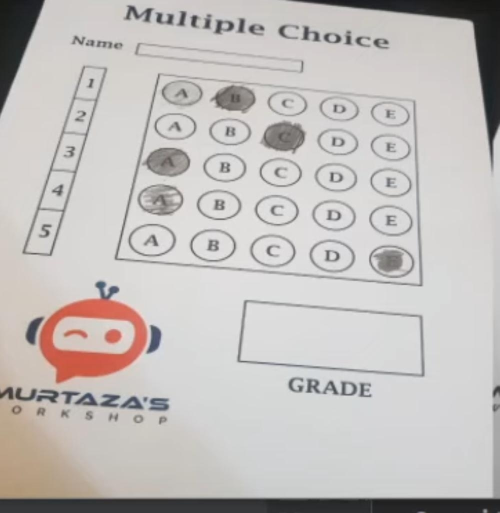
#> input picture test.jpg, 999 x 1026 px, found by its file name (shown at 1/2 size)
$ python OMR.py
#> lines starting #> are read from the running program, lines starting #| are printed output that depends on the picture; after the words box and inside, x2 and y2 are one past the last pixel; in counts of white or black regions, pixels touching at a corner belong together
### utlis.py


import cv2
import numpy as np
import matplotlib.pyplot as plt

def rectCountour(countours):
    rectCon = []
    for i in countours:
        area = cv2.contourArea(i)
        #print(area)
        if area>50:
            peri =cv2.arcLength(i , True)
            approx = cv2.approxPolyDP(i, 0.02*peri, True)
            #print("Corner Points " , len(approx))
            if len(approx) ==4:
                rectCon.append(i)
    #print(rectCon)
    rectCon = sorted(rectCon, key=cv2.contourArea, reverse=True)
    return rectCon


def getCornerPoints(cont):
    peri = cv2.arcLength(cont, True)
    approx = cv2.approxPolyDP(cont, 0.02 * peri, True)
    return approx

def reorder(myPoints):
    myPoints = myPoints.reshape((4, 2))
    myPointsNew = np.zeros((4,1,2), dtype=np.int32)
    add = myPoints.sum(1)
    myPointsNew[0] = myPoints[np.argmin(add)]
    myPointsNew[3] = myPoints[np.argmax(add)]
    diff = np.diff(myPoints, axis=1)
    myPointsNew[1] = myPoints[np.argmin(diff)]
    myPointsNew[2] = myPoints[np.argmax(diff)]
    return myPointsNew


def splitBoxes(img):
    rows = np.vsplit(img, 5)
    boxes = []

    for r in rows:
        cols = np.hsplit(r, 5)
        for box in cols:
            boxes.append(box)

            # ----------------------------
            # cv2.imshow() ka Matplotlib version
            # ----------------------------
            plt.imshow(box, cmap='gray') if len(box.shape) == 2 else plt.imshow(cv2.cvtColor(box, cv2.COLOR_BGR2RGB))
            plt.axis("off")
            plt.title("Splitted Box")
            plt.show()

    return boxes

def showAnswers(img , myIndex , grading , ans , questions , choices):
    secW = int(img.shape[1]/questions)
    secH = int(img.shape[0]/choices)

    for x in range (0, questions):
        myAns = myIndex[x]
        cX = (myAns*secW) + secW//2
        cY = (x*secH) + secH//2

        if grading[x] == 1:
            myColor = (0,255,0)
        else:
            myColor = (0,0,255)
            correctAns = ans[x]
            aX = (correctAns*secW) + secW//2
            aY = (x*secH) + secH//2
            cv2.circle(img , (aX , aY) , 20 , (0,255,0) , cv2.FILLED)


        cv2.circle(img , (cX , cY) , 50 , myColor , cv2.FILLED)

    return img

### OMR.py
import cv2
import numpy as np
import matplotlib.pyplot as plt
import utlis

img = cv2.imread(r"c:\OPTICAL_MARKS_RECOGNITION\test.jpg")
#> img is the input picture: shape (1026, 999, 3); mean B, G, R 188.6, 190.8, 194.6

widthImg = 700
heightImg = 700
questions=5
choices = 5
ans = [1,2,0,1,4]

img = cv2.resize(img, (widthImg, heightImg))
#> img: shape (700, 700, 3)
imgContour = img.copy()
imgBiggestContour = img.copy()
imgFinal = img.copy()
imgGray = cv2.cvtColor(img, cv2.COLOR_BGR2GRAY)
imgBlur = cv2.GaussianBlur(imgGray, (5,5), 1)
imgCanny = cv2.Canny(imgBlur, 10, 50)
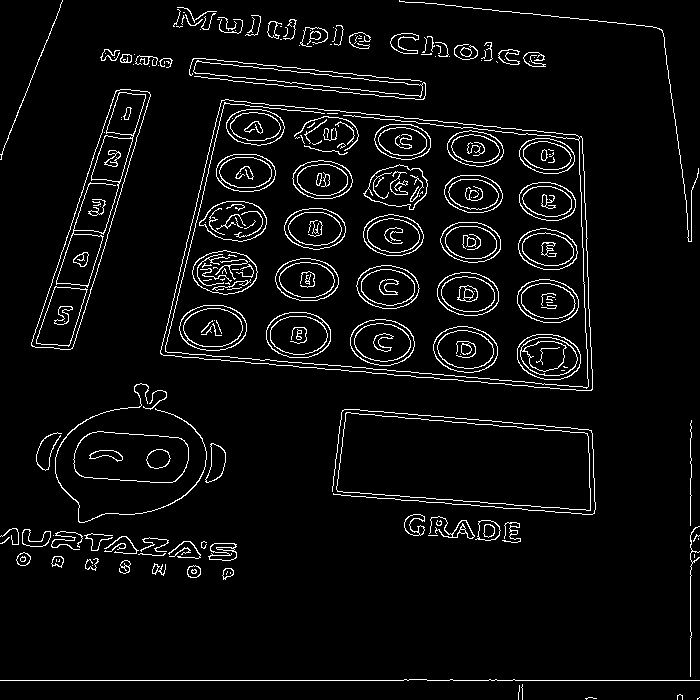
#> imgCanny: shape (700, 700); 5% white in thin lines or dots

countours , hierarchy = cv2.findContours(imgCanny, cv2.RETR_EXTERNAL, cv2.CHAIN_APPROX_NONE)
#> countours = 115 contours, 87 with area under 20; largest, box (x1, y1, x2, y2) and area: (160, 99, 593, 391) 102330, (336, 412, 591, 511) 19397, (31, 89, 151, 350) 10188, (73, 431, 189, 483) 4933, (193, 60, 426, 100) 2590
cv2.drawContours(imgContour, countours, -1, (0,255,0), 10)
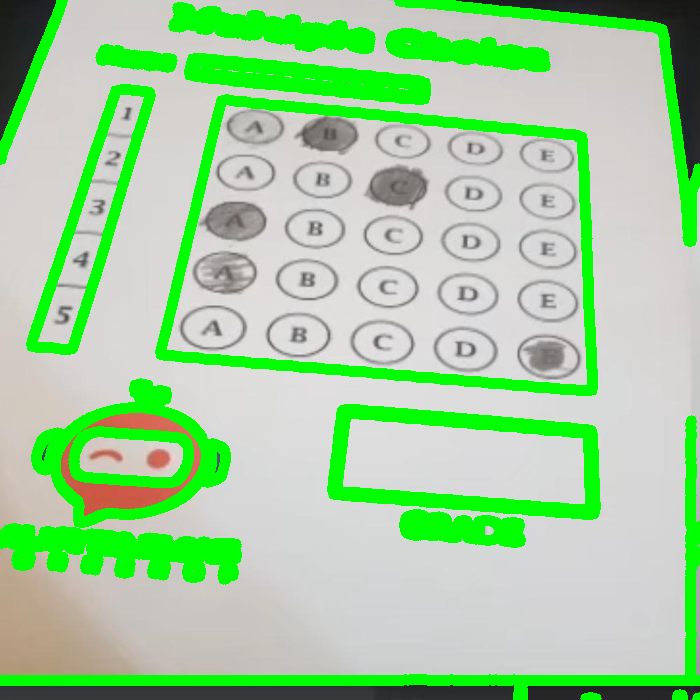
#> imgContour: shape (700, 700, 3); mean B, G, R 157.5, 206.8, 162.1
rectCon = utlis.rectCountour(countours)
#> the loop in rectCountour, `for i in countours:` made 115 passes
#> (area, peri, approx) on passes 43, 47, 48, 56: (19397, 672.4, [[345, 413], [337, 491], [590, 510], [587, 433]]), (102330, 1361, [[221, 100], [161, 354], [592, 389], [581, 136]]), (10187.5, 656.7, [[147, 91], [115, 91], [32, 346], [73, 346]]), (2590, 1022.5, [[193, 70], [425, 95]])
#> (area, peri) on passes 7, 8, 11, 13, 16, 18: (81, 38.97), (130.5, 44.38), (54.5, 76.18), (95.5, 42.38), (137, 44.63), (350.5, 129)
#> after the loop in rectCountour, `for i in countours:`: rectCon = 3 contours; box (x1, y1, x2, y2) and area: (160, 99, 593, 391) 102330, (336, 412, 591, 511) 19397, (31, 89, 151, 350) 10188
biggestContour = utlis.getCornerPoints(rectCon[0])
#> in getCornerPoints, `peri = cv2.arcLength(cont, True)`: peri = 1361
#> in getCornerPoints, `approx = cv2.approxPolyDP(cont, 0.02 * peri, True)`: approx = [[221, 100], [161, 354], [592, 389], [581, 136]]
#> biggestContour = [[221, 100], [161, 354], [592, 389], [581, 136]]
print(biggestContour)
#| [[[221 100]]
#|  [[161 354]]
#|  [[592 389]]
#|  [[581 136]]]
gradePoints = utlis.getCornerPoints(rectCon[1])
#> gradePoints = [[345, 413], [337, 491], [590, 510], [587, 433]]
print(gradePoints)
#| [[[345 413]]
#|  [[337 491]]
#|  [[590 510]]
#|  [[587 433]]]

if biggestContour.size!=0 and gradePoints.size!=0:
    cv2.drawContours(imgBiggestContour, biggestContour, -1, (255,0,0), 20)
    cv2.drawContours(imgBiggestContour, gradePoints, -1, (0,0,255), 20)
    biggestContour = utlis.reorder(biggestContour)
#> in reorder, `myPoints = myPoints.reshape((4, 2))`: myPoints = [[221, 100], [161, 354], [592, 389], [581, 136]]
#> in reorder, `add = myPoints.sum(1)`: add = [321, 515, 981, 717]
#> in reorder, `diff = np.diff(myPoints, axis=1)`: diff = [-121, 193, -203, -445]
#> biggestContour = [[221, 100], [581, 136], [161, 354], [592, 389]]
    gradePoints = utlis.reorder(gradePoints)
#> gradePoints = [[345, 413], [587, 433], [337, 491], [590, 510]]

    pt1 = np.float32(biggestContour)
#> pt1 = [[221, 100], [581, 136], [161, 354], [592, 389]]
    pt2 = np.float32([[0,0],[widthImg,0],[0,heightImg],[widthImg,heightImg]])
    matrix = cv2.getPerspectiveTransform(pt1, pt2)
#> matrix = [[1.93, 0.456, -472.4], [-0.337, 3.37, -262.3], [-0.000154, 0.000778, 1]]
    imgWarpColored = cv2.warpPerspective(img, matrix, (widthImg, heightImg))


    ptG1 = np.float32(gradePoints)
#> ptG1 = [[345, 413], [587, 433], [337, 491], [590, 510]]
    ptG2 = np.float32([[0,0],[325,0],[0,150],[325 , 150]])
    matrixG = cv2.getPerspectiveTransform(ptG1, ptG2)
#> matrixG = [[1.6, 0.164, -619.6], [-0.203, 2.45, -942.9], [-0.000176, 0.000703, 1]]
    imgGradeDisplay = cv2.warpPerspective(img, matrixG, (325, 150))


    imgWarpGray = cv2.cvtColor(imgWarpColored, cv2.COLOR_BGR2GRAY)
    imgThresh = cv2.threshold(imgWarpGray, 180, 255, cv2.THRESH_BINARY_INV)[1]
#> imgThresh: shape (700, 700); 24.2% white; 64 white regions (3 under 20 px), largest, box (x1, y1, x2, y2) and area: (0, 0, 700, 700) 11766, (292, 146, 407, 278) 11116, (149, 13, 269, 134) 10374

    boxes=utlis.splitBoxes(imgThresh)
#> in splitBoxes, `rows = np.vsplit(img, 5)`: rows = 5 items
#> the loop in splitBoxes, `for r in rows:` made 5 passes
#> after the loop in splitBoxes, `for r in rows:`:
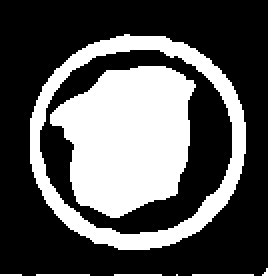
#> box: shape (140, 140) (shown 2 times larger); 38.2% white; 3 white regions, box (x1, y1, x2, y2) and area: (25, 33, 98, 109) 3938, (15, 17, 123, 125) 2339, (0, 0, 140, 140) 1209
#> after the loop in splitBoxes, `for r in rows:`: boxes = 25 items
#> boxes = 25 items
    #print(cv2.countNonZero(boxes[1]) , cv2.countNonZero(boxes[2]))

    myPixelVal = np.zeros((questions, choices))
    countC = 0
    countR=0

    for image in boxes:
        totalPixels = cv2.countNonZero(image)
        myPixelVal[countR][countC]= totalPixels
        countC +=1
        if (countC==choices):countC=0; countR+=1
#> this loop made 25 passes
#> totalPixels on passes 1 to 12: 6709, 11020, 3183, 3197, 3708, 4055, 3284, 11116, 3119, 3407, 10567, 3183
#> after the loop, countC = 0; countR = 5; myPixelVal = [[6709, 11020, 3183, 3197, 3708], [4055, 3284, 11116, 3119, 3407], [10567, 3183, 2758, 3031, 3615], [8249, 3055, 2678, 2951, 3773], [4347, 3580, 3205, 3538, 7486]]

    print(myPixelVal)
#| [[ 6709. 11020.  3183.  3197.  3708.]
#|  [ 4055.  3284. 11116.  3119.  3407.]
#|  [10567.  3183.  2758.  3031.  3615.]
#|  [ 8249.  3055.  2678.  2951.  3773.]
#|  [ 4347.  3580.  3205.  3538.  7486.]]

    myIndex = []
    for x in range (0, questions):
        arr = myPixelVal[x]
        myIndexVal = np.where(arr == np.amax(arr))
        myIndex.append(myIndexVal[0][0])
#> this loop made 5 passes
#> (arr, myIndexVal) on passes 1 to 5: ([6709, 11020, 3183, 3197, 3708], ([1],)), ([4055, 3284, 11116, 3119, 3407], ([2],)), ([10567, 3183, 2758, 3031, 3615], ([0],)), ([8249, 3055, 2678, 2951, 3773], ([0],)), ([4347, 3580, 3205, 3538, 7486], ([4],))
#> after the loop, myIndex = [1, 2, 0, 0, 4]

    print(myIndex)
#| [1, 2, 0, 0, 4]

    grading = []
    for x in range (0, questions):
        if myIndex[x] == ans[x]:
            grading.append(1)
        else:
            grading.append(0)
#> after the loop, grading = [1, 1, 1, 0, 1]

    print(grading)
#| [1, 1, 1, 0, 1]
    score = (sum(grading)/questions)*100
#> score = 80
    print(score)
#| 80.0


    imgResult = imgWarpColored.copy()
    imgResult = utlis.showAnswers(imgResult , myIndex , grading , ans , questions , choices)
#> the loop in showAnswers, `for x in range (0, questions):` made 5 passes
#> (myAns, cX) on passes 1 to 5: (1, 210), (2, 350), (0, 70), (0, 70), (4, 630)
#> after the loop in showAnswers, `for x in range (0, questions):`:
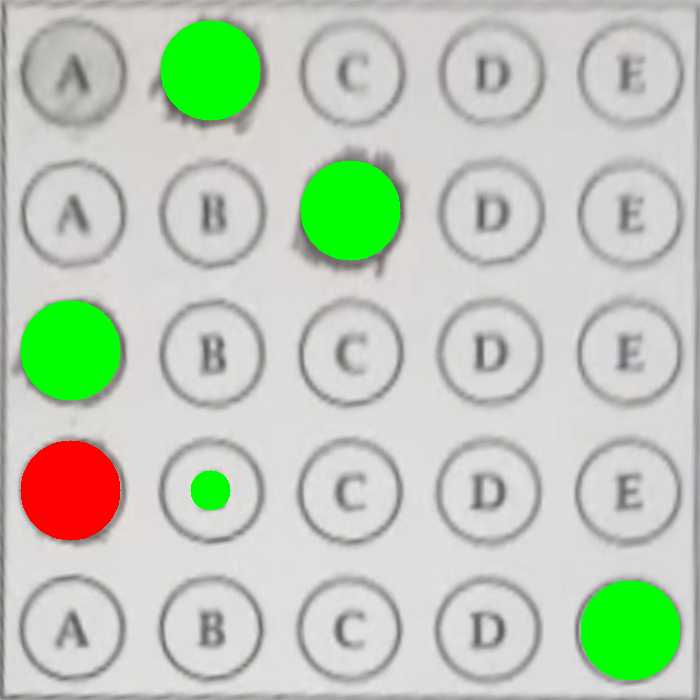
#> img: shape (700, 700, 3); mean B, G, R 184, 202.1, 190.3
    imRawDrawings = np.zeros_like(imgWarpColored)
    imRawDrawings = utlis.showAnswers(imRawDrawings , myIndex , grading , ans , questions , choices)
#> call 2 of showAnswers, with questions = 5, choices = 5
#> the loop in showAnswers (call 2), `for x in range (0, questions):` made 5 passes
#> after the loop in showAnswers (call 2), `for x in range (0, questions):`:
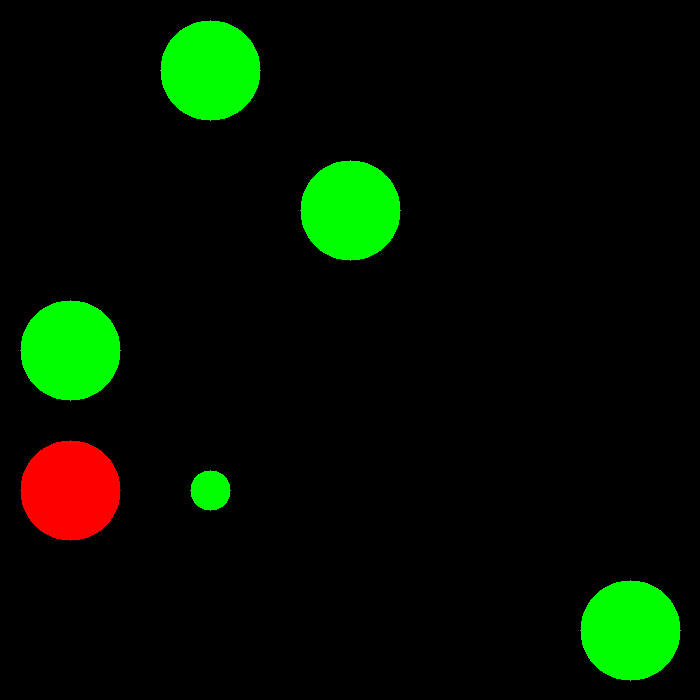
#> img: shape (700, 700, 3); mean B, G, R 0, 17, 4.1
    invMatrix = cv2.getPerspectiveTransform(pt2, pt1)
#> invMatrix = [[0.537, -0.124, 221], [0.0566, 0.279, 100], [3.83e-05, -0.000236, 1]]
    imgInvWarp = cv2.warpPerspective(imRawDrawings, invMatrix, (widthImg, heightImg))

    imgRawGrade=np.zeros_like(imgGradeDisplay)
    cv2.putText(imgRawGrade, str(int(score))+"%", (60,100), cv2.FONT_HERSHEY_COMPLEX ,3 , (0,255,0) , 3)
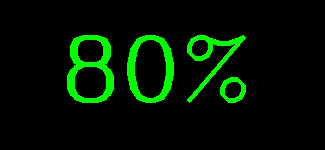
#> imgRawGrade: shape (150, 325, 3); mean of channels 0, 1, 2 0, 19.3, 0; drawn as B, G, R
    invMatrixG = cv2.getPerspectiveTransform(ptG2, ptG1)
#> invMatrixG = [[0.788, -0.152, 345], [0.0932, 0.377, 413], [7.32e-05, -0.000292, 1]]
    imgInvGradeDisplay = cv2.warpPerspective(imgRawGrade, invMatrixG, (widthImg, heightImg))

    imgFinal = cv2.addWeighted(imgFinal, 1, imgInvWarp, 1, 0)
    imgFinal = cv2.addWeighted(imgFinal, 1, imgInvGradeDisplay, 1, 0)
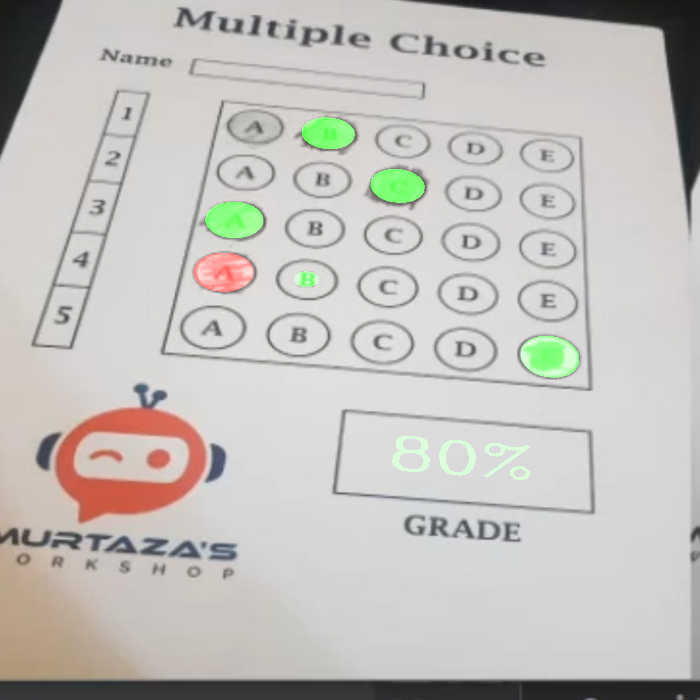
#> imgFinal: shape (700, 700, 3); mean B, G, R 188.5, 192.5, 194.9


plt.imshow(imgFinal)
plt.title("Final Image")
plt.axis('off')
plt.show()
